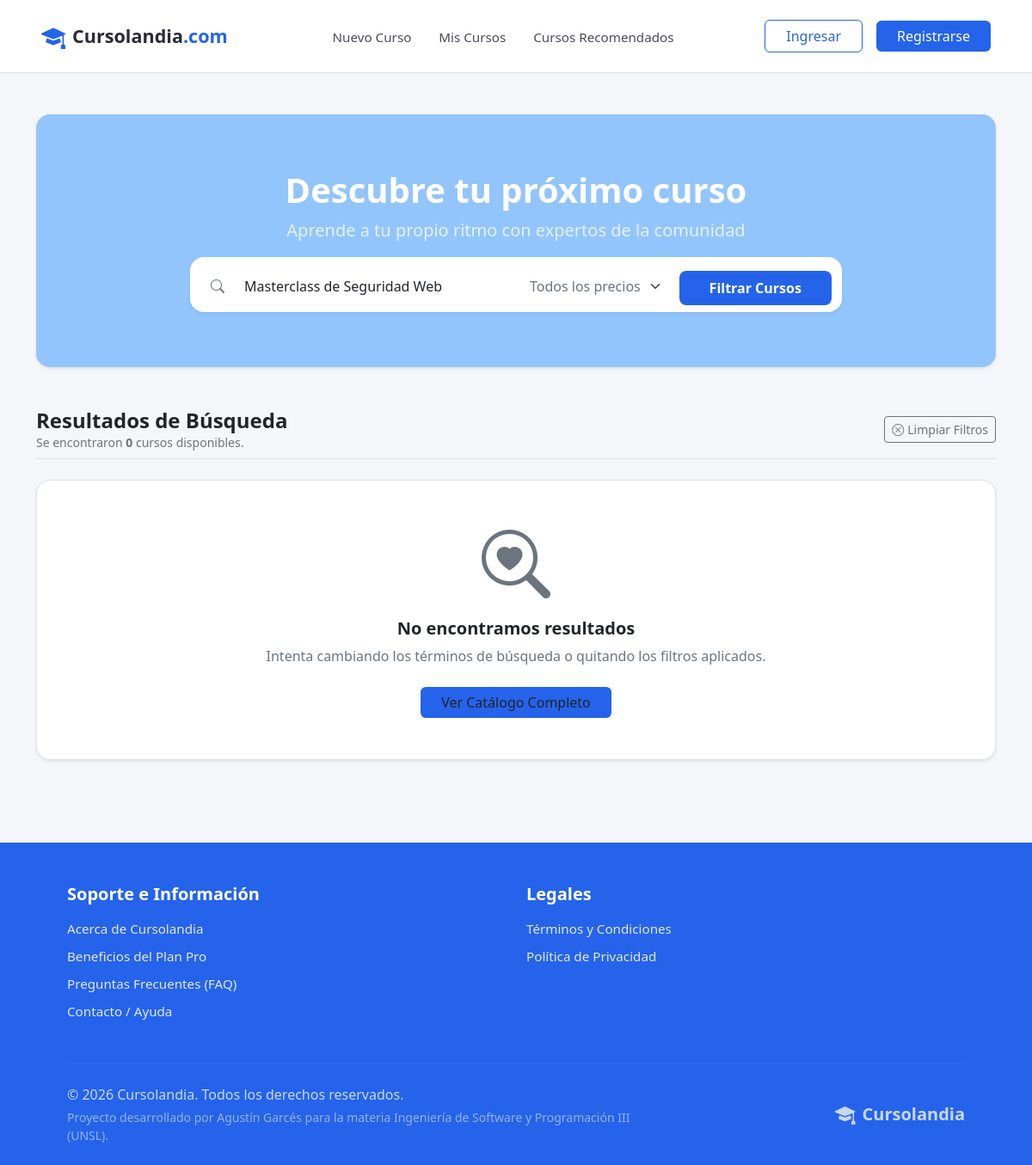
The app's page /index.php?buscar=Masterclass de Seguridad Web, older data.
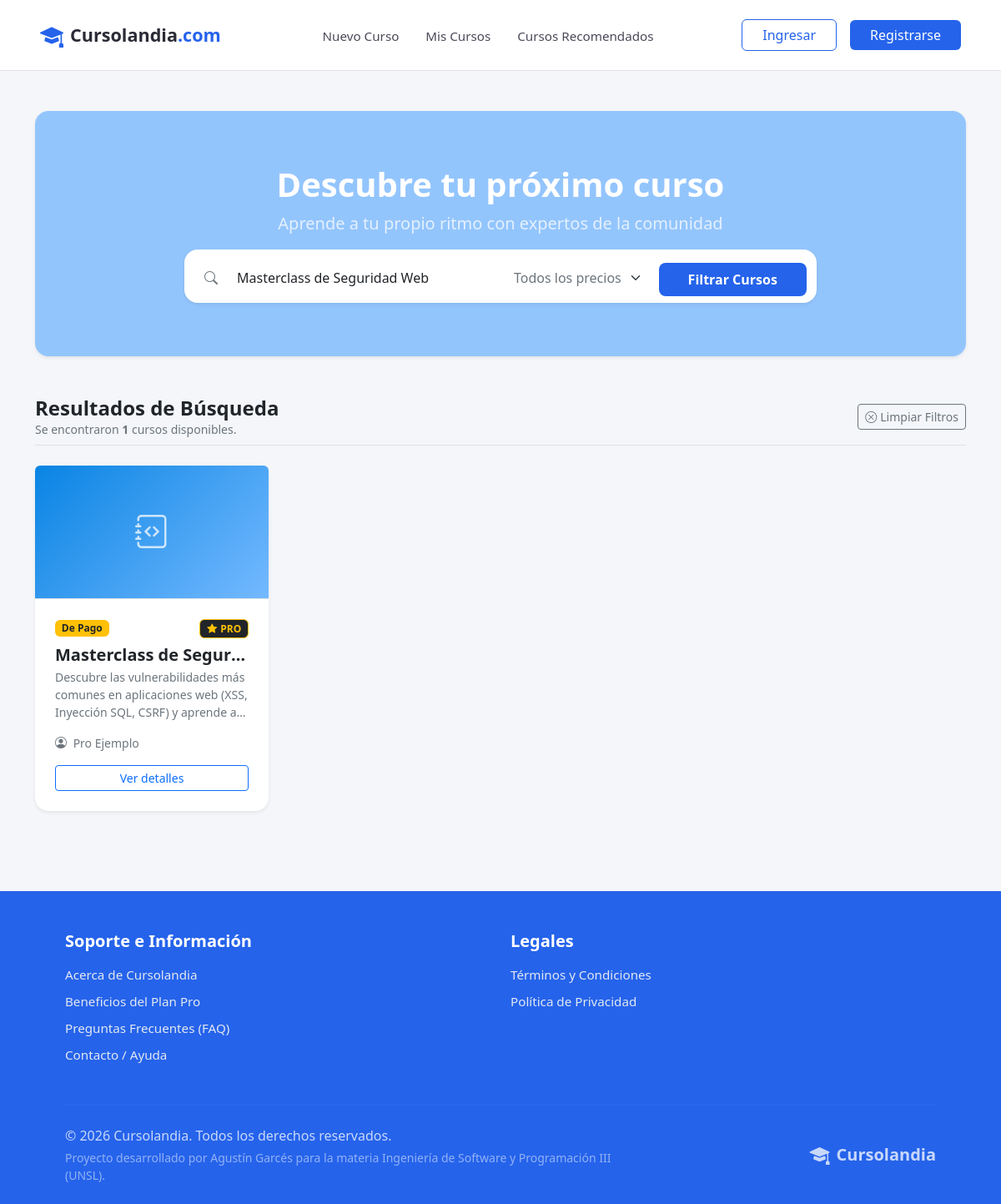
The same page, newer data.
### tables this page shows
CREATE TABLE cursos (
    id_curso INT AUTO_INCREMENT PRIMARY KEY,
    id_creador INT NOT NULL,
    titulo VARCHAR(100) NOT NULL,
    descripcion TEXT NOT NULL,
    es_publico BOOLEAN DEFAULT TRUE NOT NULL,
    es_pago BOOLEAN DEFAULT FALSE NOT NULL,
    costo DECIMAL(10,2) DEFAULT 0.00,
    imagen VARCHAR(255) NULL,
    cupo INT NULL,
    fecha_inicio DATE NOT NULL,
    fecha_fin DATE NOT NULL,
    activo BOOLEAN DEFAULT TRUE NOT NULL,
    programado BOOLEAN DEFAULT FALSE NOT NULL,
    fecha_creacion DATETIME DEFAULT CURRENT_TIMESTAMP,
    CONSTRAINT fk_cursos_creador FOREIGN KEY (id_creador) REFERENCES usuarios(id_usuario) ON DELETE RESTRICT,
    CONSTRAINT chk_cursos_titulo CHECK (CHAR_LENGTH(TRIM(titulo)) > 0),
    CONSTRAINT chk_cursos_descripcion CHECK (CHAR_LENGTH(TRIM(descripcion)) > 0),
    CONSTRAINT chk_cursos_fechas CHECK (fecha_fin >= fecha_inicio),
    CONSTRAINT chk_cursos_costo CHECK (costo >= 0),
    CONSTRAINT chk_cursos_cupo CHECK (cupo IS NULL OR cupo > 0),
    CONSTRAINT chk_cursos_pago_costo CHECK (
        (es_pago = 0 AND COALESCE(costo, 0) = 0)
        OR (es_pago = 1 AND COALESCE(costo, 0) > 0)
    )
);

CREATE TABLE usuarios (
    id_usuario INT AUTO_INCREMENT PRIMARY KEY,
    nombre VARCHAR(50) NOT NULL,
    apellido VARCHAR(50) NOT NULL,
    email VARCHAR(100) NOT NULL,
    password VARCHAR(255) NOT NULL,
    dni VARCHAR(15),
    edad INT,
    antecedentes TEXT,
    imagen_perfil VARCHAR(255) DEFAULT 'default_avatar.png',
    rol ENUM('admin', 'regular') DEFAULT 'regular' NOT NULL,
    plan ENUM('gratis', 'pro') DEFAULT 'gratis' NOT NULL,
    vencimiento_pro DATE NULL,
    fecha_registro DATETIME DEFAULT CURRENT_TIMESTAMP,
    CONSTRAINT uq_usuarios_email UNIQUE (email),
    CONSTRAINT uq_usuarios_dni UNIQUE (dni),
    CONSTRAINT chk_usuarios_nombre CHECK (CHAR_LENGTH(TRIM(nombre)) > 0),
    CONSTRAINT chk_usuarios_apellido CHECK (CHAR_LENGTH(TRIM(apellido)) > 0),
    CONSTRAINT chk_usuarios_email CHECK (email LIKE '%_@_%._%'),
    CONSTRAINT chk_usuarios_edad CHECK (edad IS NULL OR edad BETWEEN 0 AND 120),
    CONSTRAINT chk_usuarios_pro_vencimiento CHECK (plan = 'gratis' OR vencimiento_pro IS NOT NULL)
);

### index.php (the view, shortened to what the rows shown need)
<?php
    require_once 'php/header.php';
    require_once 'php/conexion.php';
    $buscar = isset($_GET['buscar']) ? mysqli_real_escape_string($conexion, trim($_GET['buscar'])) : '';
    $tipo = isset($_GET['tipo']) ? mysqli_real_escape_string($conexion, trim($_GET['tipo'])) : '';
    $hay_filtro = (!empty($buscar) || !empty($tipo));
    if ($hay_filtro) {
        $condiciones = ["(c.activo = 1 OR c.programado = 1)", "c.es_publico = 1"];
        if (!empty($buscar)) {
            $condiciones[] = "(c.titulo LIKE '%$buscar%' OR c.descripcion LIKE '%$buscar%' OR u.nombre LIKE '%$buscar%' OR u.apellido LIKE '%$buscar%' OR e.nombre LIKE '%$buscar%')";
        }
        $sql_donde = implode(" AND ", $condiciones);
        $sql_busqueda = "
            SELECT DISTINCT c.*, u.nombre, u.apellido, u.plan
            FROM cursos c
            INNER JOIN usuarios u ON c.id_creador = u.id_usuario
            LEFT JOIN curso_etiquetas ce ON c.id_curso = ce.id_curso
            LEFT JOIN etiquetas e ON ce.id_etiqueta = e.id_etiqueta
            WHERE $sql_donde
            ORDER BY (u.plan = 'pro') DESC, c.fecha_creacion DESC
        ";
        $result_busqueda = mysqli_query($conexion, $sql_busqueda);
        $total_resultados = mysqli_num_rows($result_busqueda);
    }
?>
   <main class="container my-5">
        <section class="banner-placeholder d-flex align-items-center justify-content-center mb-5 text-center px-3 py-5 rounded-4 shadow-sm">
            <div class="py-3 text-white w-100" style="max-width: 750px;">
                <h2 class="fw-bold mb-2 display-6">Descubre tu próximo curso</h2>
            </div>
        </section>
        <?php if ($hay_filtro): ?>
            <section class="mb-5">
                <?php if ($total_resultados > 0): ?>
                    <div class="row row-cols-1 row-cols-md-2 row-cols-lg-3 g-4">
                        <?php while ($curso = mysqli_fetch_assoc($result_busqueda)): ?>
                            <?php
                                $tiene_img = (!empty($curso['imagen']) && file_exists('uploads/cursos/' . $curso['imagen']));
                                $clase_grad = $tiene_img ? '' : 'curso-gradiente-' . (($curso['id_curso'] % 5) + 1);
                            ?>
                            <div class="col">
                                <div class="curso-card flex-shrink-0 card border-0 shadow-sm rounded-4 text-start h-100">
                                    <div class="curso-img <?php echo $clase_grad; ?> d-flex align-items-center justify-content-center rounded-top border-bottom overflow-hidden">
                                        <?php if ($tiene_img): ?>
                                            <img src="uploads/cursos/<?php echo htmlspecialchars($curso['imagen']); ?>" alt="<?php echo htmlspecialchars($curso['titulo']); ?>" class="w-100 h-100" style="object-fit: cover;">
                                        <?php else: ?>
                                            <i class="bi bi-journal-code text-white fs-1 opacity-75"></i>
                                        <?php endif; ?>
                                    </div>
                                    <div class="card-body p-4 d-flex flex-column">
                                        <div class="d-flex justify-content-between align-items-center mb-2 flex-wrap gap-1">
                                            <div class="d-flex gap-1 align-items-center">
                                                <?php if ($curso['es_pago'] == 1): ?>
                                                    <span class="badge bg-warning text-dark">De Pago</span>
                                                <?php else: ?>
                                                    <span class="badge bg-success">Gratis</span>
                                                <?php endif; ?>
                                            </div>
                                            <?php if ($curso['plan'] === 'pro'): ?>
                                                <span class="badge bg-dark text-warning border border-warning"><i class="bi bi-star-fill me-1"></i>PRO</span>
                                            <?php endif; ?>
                                        </div>
                                        <h5 class="fw-bold text-dark text-truncate mb-1"><?php echo htmlspecialchars($curso['titulo']); ?></h5>
                                        <p class="text-muted small line-clamp-3 mb-3"><?php echo htmlspecialchars($curso['descripcion']); ?></p>
                                        <div class="text-muted small mb-3 mt-auto text-truncate">
                                            <i class="bi bi-person-circle me-1"></i> <?php echo htmlspecialchars($curso['nombre'] . ' ' . $curso['apellido']); ?>
                                        </div>
                                        <a href="php/curso.php?id=<?php echo $curso['id_curso']; ?>" class="btn btn-outline-primary btn-sm w-100 fw-medium">
                                            Ver detalles
                                        </a>
                                    </div>
                                </div>
                            </div>
                        <?php endwhile; ?>
                    </div>
                <?php endif; ?>
            </section>
        <?php endif; ?>
    </main>
<?php require_once 'php/footer.php'; ?>

Row changes from the older to the newer data that the page shows:
now on this page (row edited): cursos: es_pago "De Pago", titulo "Masterclass de Segur…", descripcion "Descubre las vulnerabilidades más comunes en aplicaciones web (XSS, Inyección SQL, CSRF) y aprende…", id_creador.apellido "Pro Ejemplo"
Text that changed along with them:
$total_resultados: "0" → "1"
text no longer shown: "No encontramos resultados Intenta cambiando los términos de búsqueda o quitando los filtros aplicados. Ver Catálogo Completo"
